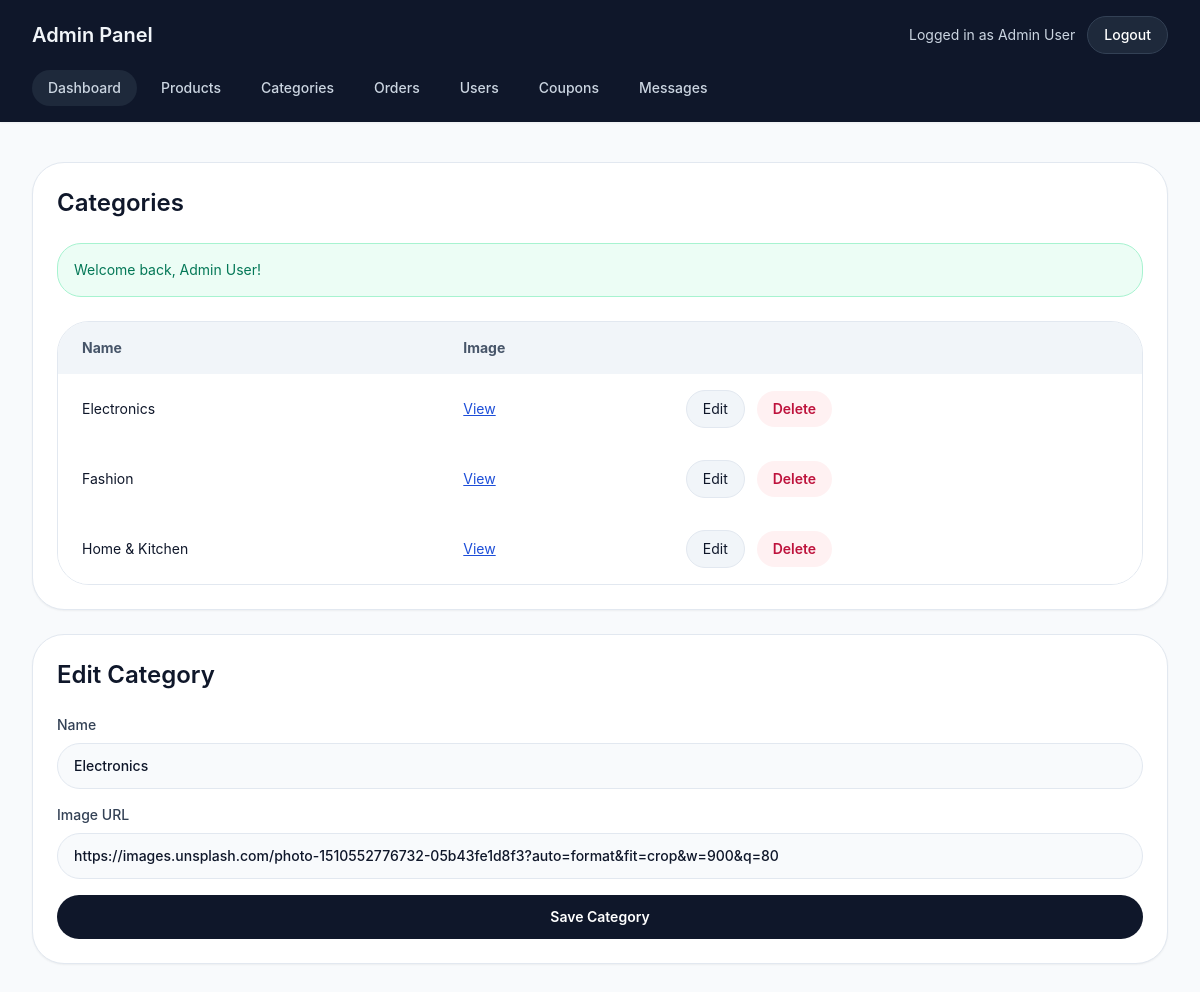
Page /admin/categories.php?edit=1 (signed in) on the earlier database version.
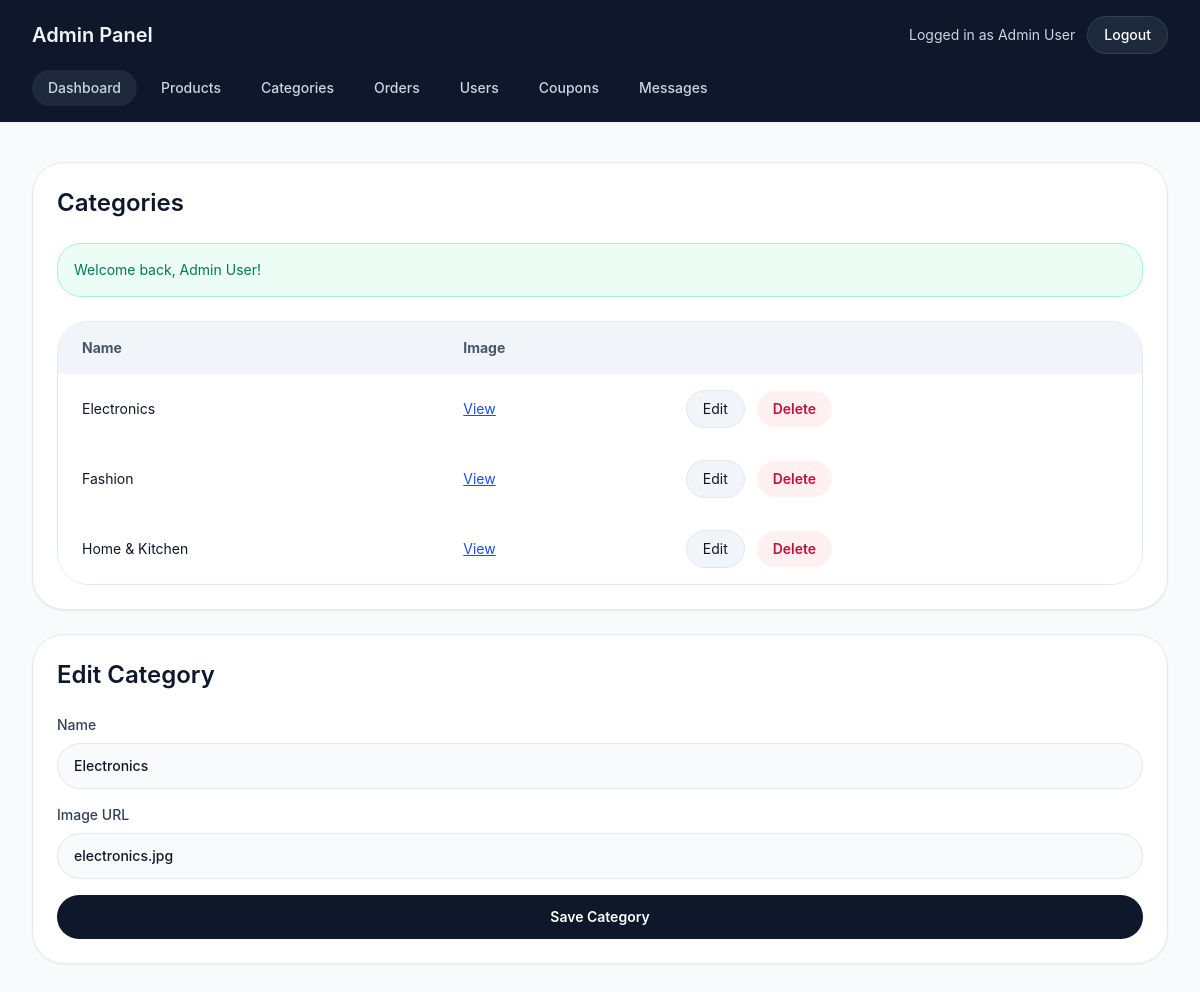
Same page on the later database version.
### tables this page shows
CREATE TABLE IF NOT EXISTS categories (
    id INT AUTO_INCREMENT PRIMARY KEY,
    name VARCHAR(120) NOT NULL,
    category_image VARCHAR(255) DEFAULT NULL,
    created_at TIMESTAMP DEFAULT CURRENT_TIMESTAMP
);

### includes/functions.php (called while the page is built, shortened)
<?php
function sanitize($value) {
    return htmlspecialchars(trim($value), ENT_QUOTES, 'UTF-8');
}
function flash($key, $message = null) {
    if ($message === null) {
        if (!empty($_SESSION['flash'][$key])) {
            $msg = $_SESSION['flash'][$key];
            return $msg;
        }
        return null;
    }
}

### admin/categories.php (the view, shortened to what this page needs)
<?php
require_once __DIR__ . '/_header.php';
$category = null;
if (!empty($_GET['edit'])) {
    $stmt = $pdo->prepare('SELECT * FROM categories WHERE id = ?');
    $stmt->execute([(int)$_GET['edit']]);
    $category = $stmt->fetch();
}
$categories = $pdo->query('SELECT * FROM categories ORDER BY name')->fetchAll();
?>
<div class="grid gap-6 xl:grid-cols-[2fr_1fr]">
    <div class="rounded-[2rem] border border-slate-200 bg-white p-6 shadow-sm">
        <h2 class="text-2xl font-semibold text-slate-900">Categories</h2>
        <?php if ($msg = flash('success')): ?><div class="mt-6 rounded-3xl border border-emerald-200 bg-emerald-50 p-4 text-sm text-emerald-700"><?= sanitize($msg) ?></div><?php endif; ?>
        <div class="mt-6 overflow-hidden rounded-[2rem] border border-slate-200">
            <table class="w-full border-separate border-spacing-0 text-left text-sm">
                <thead class="bg-slate-100 text-slate-600"><tr><th class="px-6 py-4">Name</th><th class="px-6 py-4">Image</th><th class="px-6 py-4"></th></tr></thead>
                <tbody>
                    <?php foreach ($categories as $cat): ?>
                        <tr class="border-t border-slate-200 bg-white">
                            <td class="px-6 py-4 text-slate-900"><?= sanitize($cat['name']) ?></td>
                            <td class="px-6 py-4 text-slate-700"><?= sanitize($cat['category_image']) ? '<a href="' . sanitize($cat['category_image']) . '" target="_blank" class="text-brand underline">View</a>' : '—' ?></td>
                            <td class="px-6 py-4 space-x-2">
                                <a class="inline-flex rounded-full border border-slate-200 bg-slate-100 px-4 py-2 text-sm text-slate-900 hover:bg-slate-50" href="<?= BASE_URL ?>/admin/categories.php?edit=<?= $cat['id'] ?>">Edit</a>
                                <form class="inline" method="post" onsubmit="return confirm('Delete category?');"><input type="hidden" name="delete_id" value="<?= $cat['id'] ?>"><button class="inline-flex rounded-full bg-rose-50 px-4 py-2 text-sm font-semibold text-rose-700 hover:bg-rose-100">Delete</button></form>
                            </td>
                        </tr>
                    <?php endforeach; ?>
                </tbody>
            </table>
        </div>
    </div>
    <aside class="rounded-[2rem] border border-slate-200 bg-white p-6 shadow-sm">
        <h2 class="text-2xl font-semibold text-slate-900"><?= $category ? 'Edit Category' : 'Add Category' ?></h2>
        <form method="post" class="mt-6 space-y-4">
            <label class="block text-sm font-medium text-slate-700">Name<input name="name" value="<?= sanitize($category['name'] ?? '') ?>" required class="mt-2 w-full rounded-3xl border border-slate-200 bg-slate-50 px-4 py-3 text-slate-900 outline-none focus:border-slate-900" /></label>
            <label class="block text-sm font-medium text-slate-700">Image URL<input name="category_image" value="<?= sanitize($category['category_image'] ?? '') ?>" class="mt-2 w-full rounded-3xl border border-slate-200 bg-slate-50 px-4 py-3 text-slate-900 outline-none focus:border-slate-900" /></label>
            <button class="inline-flex w-full items-center justify-center rounded-3xl bg-slate-900 px-6 py-3 text-sm font-semibold text-white hover:bg-slate-800">Save Category</button>
        </form>
    </aside>
</div>
<?php require_once __DIR__ . '/_footer.php'; ?>

Differences in the rows shown:
changed categories "Electronics": category_image "https://images.unsplash.com/photo-1510552776732-05b43fe1d8f3?auto=format&fit=crop&w=900&q=80" → "electronics.jpg"
